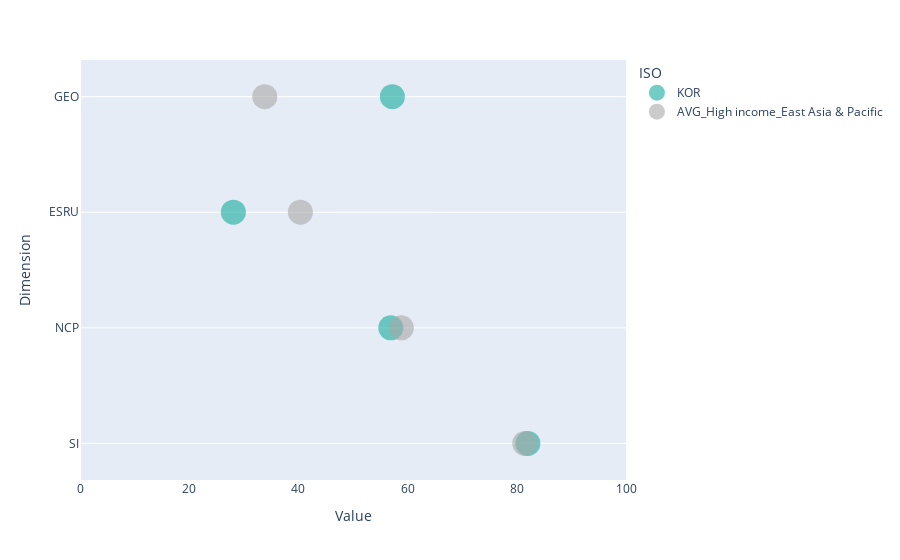

The code cell stored with this chart in its notebook:
### Markdown cell above
# current

### Code cell
REF = 'AVG_' + "_".join(data[data.ISO == ISO][["IncomeLevel", 'Region']].drop_duplicates().values[0].tolist())

df = data[(data.ISO.isin([ISO, REF])) & (data.Aggregation == 'Dimension') & (data.Year == 2020)].fillna(0)

fig = px.scatter(df, x="Value", 
                 y="Variable",
                 color='ISO',
                 labels={"Variable": 'Dimension'},
                 color_discrete_map={ISO: '#14ac9c', REF:'darkgrey'},
)
fig.update_traces(marker=dict(size=25, opacity=0.6))
fig.update_xaxes(showgrid=False, range=[0,100])

fig

### Figure 1 — Plotly figure (JSON) as saved in the notebook; plotly's stock layout.template omitted (floating-point values rounded to 4 significant figures)
{"data": [{"hovertemplate": "ISO=KOR<br>Value=%{x}<br>Dimension=%{y}<extra></extra>", "legendgroup": "KOR", "marker": {"color": "#14ac9c", "opacity": 0.6, "size": 25, "symbol": "circle"}, "mode": "markers", "name": "KOR", "orientation": "h", "showlegend": true, "type": "scatter", "x": [82.03, 56.92, 28.09, 57.21], "xaxis": "x", "y": ["SI", "NCP", "ESRU", "GEO"], "yaxis": "y"}, {"hovertemplate": "ISO=AVG_High income_East Asia & Pacific<br>Value=%{x}<br>Dimension=%{y}<extra></extra>", "legendgroup": "AVG_High income_East Asia & Pacific", "marker": {"color": "darkgrey", "opacity": 0.6, "size": 25, "symbol": "circle"}, "mode": "markers", "name": "AVG_High income_East Asia & Pacific", "orientation": "h", "showlegend": true, "type": "scatter", "x": [40.36, 33.84, 58.86, 81.46], "xaxis": "x", "y": ["ESRU", "GEO", "NCP", "SI"], "yaxis": "y"}], "layout": {"legend": {"title": {"text": "ISO"}, "tracegroupgap": 0}, "margin": {"t": 60}, "xaxis": {"anchor": "y", "domain": [0, 1], "range": [0, 100], "showgrid": false, "title": {"text": "Value"}}, "yaxis": {"anchor": "x", "domain": [0, 1], "title": {"text": "Dimension"}}}}
